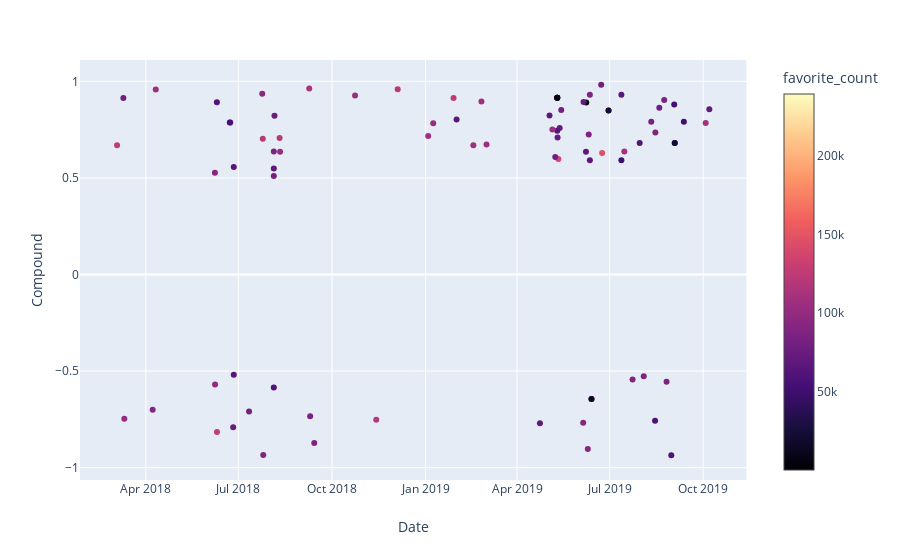

Source (notebook cell):
### Code cell
import plotly.express as px
import plotly.graph_objects as go

fig = px.scatter(df_china, x="Date", 
                 y="Compound",
                 color="favorite_count", 
                 color_continuous_scale='Magma',
                 hover_data=["text"])
fig.show()

### Figure 1 — Plotly figure (JSON) as saved in the notebook; plotly's stock layout.template omitted (floating-point values rounded to 4 significant figures)
{"data": [{"customdata": [[".@60Minutes “forgot” to report that we are helping the great farmers of the USA to the tune of 28 Billion Dollars for the last two years paid for out of Tariffs paid to the United States by China for targeting the farmer. They devalued their currency therefore paying the cost!"], ["The U.S. won a $7.5 Billion award from the World Trade Organization against the European Union who has for many years treated the USA very badly on Trade due to Tariffs Trade Barriers and more. This case going on for years a nice victory!"], ["....on October 1st we have agreed as a gesture of good will to move the increased Tariffs on 250 Billion Dollars worth of goods (25% to 30%) from October 1st to October 15th."], ["“Brazil will allow more American Ethanol to enter the country without Tariffs a decision that Brazilian mills are celebrating. The seemingly counter-intuitive reaction stems from the tone of ongoing negotiations between the South American nation and the U.S. for a..."], ["“Brazil will allow more American Ethanol to enter the country without Tariffs a decision that Brazilian mills are celebrating. The seemingly counter-intuitive reaction stems from the tone of ongoing negotiations between the South American nation and the U.S. for a...."], ["“When you put everything together the pro growth Tax &amp; Regulation Cuts help to retrain workers the Tariffs which encourage manufacturers to come back to America along with President Trumps tough approach on immigration (strong stance on illegals promoting Merit Based) it..."], ["If the Fed would cut we would have one of the biggest Stock Market increases in a long time. Badly run and weak companies are smartly blaming these small Tariffs instead of themselves for bad management...and who can really blame them for doing that? Excuses!"], ["In France we are all laughing at how knowingly inaccurate the U.S. reporting of events and conversations at the G-7 is. These Leaders and many others are getting a major case study of Fake News at it’s finest! They’ve got it all wrong from Iran to China Tariffs to Boris!"], ["....your companies HOME and making your products in the USA. I will be responding to China’s Tariffs this afternoon. This is a GREAT opportunity for the United States. Also I am ordering all carriers including Fed Ex Amazon UPS and the Post Office to SEARCH FOR &amp; REFUSE...."], ["Our economy is the best in the world by far. Lowest unemployment ever within almost all categories. Poised for big growth after trade deals are completed. Import prices down China eating Tariffs. Helping targeted Farmers from big Tariff money coming in. Great future for USA!"], ["Good things were stated on the call with China the other day. They are eating the Tariffs with the devaluation of their currency and “pouring” money into their system. The American consumer is fine with or without the September date but much good will come from the short....."], ["“So far you’ve had Tariffs imposed on 300 Billion Dollars worth of Chinese products but you can’t tell me that it has hurt our economy...&amp; it really hasn’t led to any kind of serious rise in prices at the consumer level.” @Varneyco  @FoxBusiness  And we are taking in $Billions!"], ["China wants to make a deal so badly. Thousands of companies are leaving because of the Tariffs they must stem the flow. At the same time China may be hoping for a Democrat to win so they could continue the great ripoff of America &amp; the theft of hundreds of Billions of $’s!"], ["Countries are coming to us wanting to negotiate REAL trade deals not the one sided horror show deals made by past administrations. They don’t want to be targeted for Tariffs by the U.S."], ["China has lost 5 million jobs and two million manufacturing jobs due to the Trump Tariffs. Trumps got China back on its heels and the United States is doing great. @AndyPuzder @MariaBartiromo"], ["....Tariffs Remittance Fees or all of the above. Guatemala has not been good. Big U.S. taxpayer dollars going to them was cut off by me 9 months ago."], ["China’s 2nd Quarter growth is the slowest it has been in more than 27 years. The United States Tariffs are having a major effect on companies wanting to leave China for non-tariffed countries. Thousands of companies are leaving. This is why China wants to make a deal...."], ["....companies to come to the USA and to get companies that have left us for other lands to COME BACK HOME. We  stupidly lost 30% of our auto business to Mexico. If the Tariffs went on at the higher level they would all come back and fast. But very happy with the deal I made..."], ["When you are the big “piggy bank” that other countries have been ripping off for years (to a level that is not to be believed) Tariffs are a great negotiating tool a great revenue producer and  most importantly a powerful way to get......"], ["I had a great meeting with President Xi of China yesterday far better than expected. I agreed not to increase the already existing Tariffs that we charge China while we continue to negotiate. China has agreed that during the negotiation they will begin purchasing large....."], ["I had a great meeting with President Xi of China yesterday far better than expected. I agreed not to increase the already existing Tariffs that we charge China while we continue to negotiate. China has agreed that during the negotiation they will begin purchasing large......"], ["When our Country had no debt and built everything from Highways to the Military with CASH we had a big system of Tariffs. Now we allow other countries to steal our wealth treasure and jobs - But no more! The USA is doing great with unlimited upside into the future!"], ["I am at Camp David working on many things including Iran! We have a great Economy Tariffs have been very helpful both with respect to the huge Dollars coming IN &amp; on helping to make good Trade Deals. The Dow heading to BEST June in 80 years! Stock Market BEST June in 50 years!"], ["“Biden would be China’s Dream Candidate because there would be no more Tariffs no more demands that China stop stealing our IP things would go back to the old days with America’s manufacturers &amp; workers getting shafted. He has Zero Credibility!” @IngrahamAngle  So true!"], ["“Biden would be America’s Dream Candidate because there would be no more Tariffs no more demands that China stop stealing our IP things would go back to the old days with America’s manufacturers &amp; workers getting shafted. He has Zero Credibility!” @IngrahamAngle  So true!"], ["...Companies to come to the U.S.A and to get companies that have left us for other lands to come back home. We stupidly lost 30% of our auto business to Mexico. If the Tariffs went on at the higher level they would all come back and pass. But very happy with the deal I made..."], ["Maria Dagan Steve Stuart V - When you are the big “piggy bank” that other countries have been ripping off for years (to a level that is not to be believed) Tariffs are a great negotiating tool a great revenue producers and  most importantly a powerful way to get......"], ["....We do not anticipate a problem with the vote but if for any reason the approval is not forthcoming Tariffs will be reinstated!"], [".....there is not we can always go back to our previous very profitable position of Tariffs - But I don’t believe that will be necessary. The Failing @nytimes &amp; ratings challenged @CNN will do anything possible to see our Country fail! They are truly The Enemy of the People!"], ["I am pleased to inform you that The United States of America has reached a signed agreement with Mexico. The Tariffs scheduled to be implemented by the U.S. on Monday against Mexico are hereby indefinitely suspended. Mexico in turn has agreed to take strong measures to...."], ["I am pleased to inform you that The United States of America has reached a signed agreement with Mexico. The Tariffs scheduled to be implemented by the U.S. on Monday against Mexico are hereby indefinitely suspended. Mexico in turn has agreed to take strong measures to......"], ["If we are able to make the deal with Mexico &amp; there is a good chance that we will they will begin purchasing Farm &amp; Agricultural products at very high levels starting immediately. If we are unable to make the deal Mexico will begin paying Tariffs at the 5% level on Monday!"], ["“House Republicans support the President on Tariffs with Mexico all the way &amp; that makes any measure the President takes on the Border totally Veto proof. Why wouldn’t you as Republicans support him when that will allow our President to make a better deal.” Thank you @GOPLeader"], ["Can you imagine Cryin’ Chuck Schumer saying out loud for all to hear that I am bluffing with respect to putting Tariffs on Mexico. What a Creep. He would rather have our Country fail with drugs &amp; Immigration than give Republicans a win. But he gave Mexico bad advice no bluff!"], ["In one year Tariffs have rebuilt our Steel Industry - it is booming! We placed a 25% Tariff on “dumped” steel from China &amp; other countries and we now have a big and growing industry. We had to save Steel for our defense and auto industries both of which are coming back strong!"], ["....We will then spend (match or better) the money that China may no longer be spending with our Great Patriot Farmers (Agriculture) which is a small percentage of total Tariffs received and distribute the food to starving people in nations around the world! GREAT! #MAGA"], ["Such an easy way to avoid Tariffs? Make or produce your goods and products in the good old USA. It’s very simple!"], ["....into the future will continue. In the meantime the United States has imposed Tariffs on China which may or may not be removed depending on what happens with respect to future negotiations!"], ["Tariffs will make our Country MUCH STRONGER not weaker. Just sit back and watch! In the meantime China should not renegotiate deals with the U.S. at the last minute. This is not the Obama Administration or the Administration of Sleepy Joe who let China get away with “murder!”"], ["Tariffs will bring in FAR MORE wealth to our Country than even a phenomenal deal of the traditional kind. Also much easier &amp; quicker to do. Our Farmers will do better faster and starving nations can now be helped. Waivers on some products will be granted or go to new source!"], ["Tariffs will bring in FAR MORE wealth to our Country than even a phenomenal deal of the traditional kind. Also much easier &amp; quicker to do. Our Farmers will do better faster and starving nations can now be helped. Waivers on some products will be granted or go to new source!"], ["Tariffs will bring in FAR MORE wealth to our Country than even a phenomenal deal of the traditional kind. Also much easier &amp; quicker to do. Our Farmers will do better faster and starving nations can now be helped. Waivers on some products will be granted or go to new source!"], ["Tariffs will bring in FAR MORE wealth to our country than even a phenomenal deal of the traditional kind. Also much easier &amp; quicker to do. Our Farmers will do better faster and starving nations can now be helped. Waivers on some products will be granted or go to new source!"], ["....Guess what that’s not going to happen! China has just informed us that they (Vice-Premier) are now coming to the U.S. to make a deal. We’ll see but I am very happy with over $100 Billion a year in Tariffs filling U.S. coffers...great for U.S. not good for China!"], ["For 10 months China has been paying Tariffs to the USA of 25% on 50 Billion Dollars of High Tech and 10% on 200 Billion Dollars of other goods. These payments are partially responsible for our great economic results. The 10% will go up to 25% on Friday. 325 Billions Dollars...."], ["Congrats to @U_S_Steel for investing $1+ BILLION in America's most INNOVATIVE steel mill. 232 Tariffs make Pennsylvania and USA more prosperous/secure by bringing Steel and Aluminum industries BACK. Tariffs are working. Pittsburgh is again The Steel City. USA Economy is BOOMING! https://t.co/XPXjxli6uc"], ["“Harley Davidson has struggled with Tariffs with the EU currently paying 31%. They’ve had to move production overseas to try and offset some of that Tariff that they’ve been hit with which will rise to 66% in June of 2021.” @MariaBartiromo So unfair to U.S. We will Reciprocate!"], ["....and I did not increase their second traunch of Tariffs to 25% on March 1st. This is very important for our great farmers - and me!"], ["....productive talks I will be delaying the U.S. increase in tariffs now scheduled for March 1. Assuming both sides make additional progress we will be planning a Summit for President Xi and myself at Mar-a-Lago to conclude an agreement. A very good weekend for U.S. &amp; China!"], ["Trade negotiators have just returned from China where the meetings on Trade were very productive. Now at meetings with me at Mar-a-Lago giving the details. In the meantime Billions of Dollars are being paid to the United States by China in the form of Trade Tariffs!"], ["China’s top trade negotiators are in the U.S. meeting with our representatives. Meetings are going well with good intent and spirit on both sides. China does not want an increase in Tariffs and feels they will do much better if they make a deal. They are correct. I will be......"], ["Tariffs on the “dumping” of Steel in the United States have totally revived our Steel Industry. New and expanded plants are happening all over the U.S. We have not only saved this important industry but created many jobs. Also billions paid to our treasury. A BIG WIN FOR U.S."], ["“The President is the biggest and best supporter of the Steel Industry in many years. We are now doing really well. The Tariffs let us compete. Was unfair that the Steel Industry lost its jobs to unfair trade laws. Very positive outcome.” Mark Glyptis United Steelworkers"], ["The United States Treasury has taken in MANY billions of dollars from the Tariffs we are charging China and other countries that have not treated us fairly. In the meantime we are doing well in various Trade Negotiations currently going on. At some point this had to be done!"], ["....I am a Tariff Man. When people or countries come in to raid the great wealth of our Nation I want them to pay for the privilege of doing so. It will always be the best way to max out our economic power. We are right now taking in $billions in Tariffs. MAKE AMERICA RICH AGAIN"], ["On Trade France makes excellent wine but so does the U.S. The problem is that France makes it very hard for the U.S. to sell its wines into France and charges big Tariffs whereas the U.S. makes it easy for French wines and charges very small Tariffs. Not fair must change!"], ["Billions of dollars are and will be coming into United States coffers because of Tariffs. Great also for negotiations - if a country won’t give us a fair Trade Deal we will institute Tariffs on them. Used or not jobs and businesses will be created. U.S. respected again!"], ["The Wall Street Journal has it wrong we are under no pressure to make a deal with China they are under pressure to make a deal with us. Our markets are surging theirs are collapsing. We will soon be taking in Billions in Tariffs &amp; making products at home. If we meet we meet?"], ["“Ford has abruptly killed a plan to sell a Chinese-made small vehicle in the U.S. because of the prospect of higher U.S. Tariffs.” CNBC.  This is just the beginning. This car can now be BUILT IN THE U.S.A. and Ford will pay no tariffs!"], ["Apple prices may increase because of the massive Tariffs we may be imposing on China - but there is an easy solution where there would be ZERO tax and indeed a tax incentive. Make your products in the United States instead of China. Start building new plants now. Exciting! #MAGA"], ["Deal with Mexico is coming along nicely. Autoworkers and farmers must be taken care of or there will be no deal. New President of Mexico has been an absolute gentleman. Canada must wait. Their Tariffs and Trade Barriers are far too high. Will tax cars if we can’t make a deal!"], ["I have just authorized a doubling of Tariffs on Steel and Aluminum with respect to Turkey as their currency the Turkish Lira slides rapidly downward against our very strong Dollar! Aluminum will now be 20% and Steel 50%. Our relations with Turkey are not good at this time!"], ["Tariffs are working big time. Every country on earth wants to take wealth out of the U.S. always to our detriment. I say as they comeTax them. If they don’t want to be taxed let them make or build the product in the U.S. In either event it means jobs and great wealth....."], ["....China which is for the first time doing poorly against us is spending a fortune on ads and P.R. trying to convince and scare our politicians to fight me on Tariffs- because they are really hurting their economy. Likewise other countries. We are Winning but must be strong!"], ["....Tariffs will make our country much richer than it is today. Only fools would disagree. We are using them to negotiate fair trade deals and if countries are still unwilling to negotiate they will pay us vast sums of money in the form of Tariffs. We win either way......"], ["....Tariffs have had a tremendous positive impact on our Steel Industry. Plants are opening all over the U.S. Steelworkers are working again and big dollars are flowing into our Treasury. Other countries use Tariffs against but when we use them foolish people scream!"], ["Tariffs are working far better than anyone ever anticipated. China market has dropped 27% in last 4months and they are talking to us. Our market is stronger than ever and will go up dramatically when these horrible Trade Deals are successfully renegotiated. America First......."], ["Every time I see a weak politician asking to stop Trade talks or the use of Tariffs to counter unfair Tariffs I wonder what can they be thinking? Are we just going to continue and let our farmers and country get ripped off?  Lost $817 Billion on Trade last year. No weakness!"], ["The European Union is coming to Washington tomorrow to negotiate a deal on Trade. I have an idea for them. Both the U.S. and the E.U. drop all Tariffs Barriers and Subsidies! That would finally be called Free Market and Fair Trade! Hope they do it we are ready - but they won’t!"], ["Tariffs are the greatest! Either a country which has treated the United States unfairly on Trade negotiates a fair deal or it gets hit with Tariffs. It’s as simple as that - and everybody’s talking! Remember we are the “piggy bank” that’s being robbed. All will be Great!"], ["I am in Brussels but always thinking about our farmers. Soy beans fell 50% from 2012 to my election. Farmers have done poorly for 15 years. Other countries’ trade barriers and tariffs have been destroying their businesses. I will open..."], ["....We are getting other countries to reduce and eliminate tariffs and trade barriers that have been unfairly used for years against our farmers workers and companies. We are opening up closed markets and expanding our footprint. They must play fair or they will pay tariffs!"], ["Early this year Harley-Davidson said they would move much of their plant operations in Kansas City to Thailand. That was long before Tariffs were announced. Hence they were just using Tariffs/Trade War as an excuse. Shows how unbalanced &amp; unfair trade is but we will fix it....."], ["Surprised that Harley-Davidson of all companies would be the first to wave the White Flag. I fought hard for them and ultimately they will not pay tariffs selling into the E.U. which has hurt us badly on trade down $151 Billion. Taxes just a Harley excuse - be patient!  #MAGA"], ["Based on the Tariffs and Trade Barriers long placed on the U.S. &amp; its great companies and workers by the European Union if these Tariffs and Barriers are not soon broken down and removed we will be placing a 20% Tariff on all of their cars coming into the U.S. Build them here!"], ["Based on the Tariffs and Trade Barriers long placed on the U.S. and it great companies and workers by the European Union if these Tariffs and Barriers are not soon broken down and removed we will be placing a 20% Tariff on all of their cars coming into the U.S. Build them here!"], ["PM Justin Trudeau of Canada acted so meek and mild during our @G7 meetings only to give a news conference after I left saying that “US Tariffs were kind of insulting” and he “will not be pushed around.” Very dishonest &amp; weak. Our Tariffs are in response to his of 270% on dairy!"], ["Just left the @G7 Summit in beautiful Canada. Great meetings and relationships with the six Country Leaders especially since they know I cannot allow them to apply large Tariffs and strong barriers to..."], ["Why isn’t the European Union and Canada informing the public that for years they have used massive Trade Tariffs and non-monetary Trade Barriers against the U.S. Totally unfair to our farmers workers &amp; companies. Take down your tariffs &amp; barriers or we will more than match you!"], ["Please tell Prime Minister Trudeau and President Macron that they are charging the U.S. massive tariffs and create non-monetary barriers. The EU trade surplus with the U.S. is $151 Billion and Canada keeps our farmers and others out. Look forward to seeing them tomorrow."], ["Very thankful for President Xi of China’s kind words on tariffs and automobile barriers...also his enlightenment on intellectual property and technology transfers. We will make great progress together!"], ["The United States hasn’t had a Trade Surplus with China in 40 years. They must end unfair trade take down barriers and charge only Reciprocal Tariffs. The U.S. is losing $500 Billion a year and has been losing Billions of Dollars for decades. Cannot continue!"], ["The European Union wonderful countries who treat the U.S. very badly on trade are complaining about the tariffs on Steel &amp; Aluminum. If they drop their horrific barriers &amp; tariffs on U.S. products going in we will likewise drop ours. Big Deficit. If not we Tax Cars etc. FAIR!"], ["Spoke to PM @TurnbullMalcolm of Australia. He is committed to having a very fair and reciprocal military and trade relationship. Working very quickly on a security agreement so we don’t have to impose steel or aluminum tariffs on our ally the great nation of Australia!"], ["If the E.U. wants to further increase their already massive tariffs and barriers on U.S. companies doing business there we will simply apply a Tax on their Cars which freely pour into the U.S. They make it impossible for our cars (and more) to sell there. Big trade imbalance!"]], "hoverlabel": {"namelength": 0}, "hovertemplate": "Date=%{x}<br>Compound=%{y}<br>text=%{customdata[0]}<br>favorite_count=%{marker.color}", "legendgroup": "", "marker": {"color": [71366, 109082, 51280, 67742, 21596, 53145, 58890, 86619, 84028, 77659, 88976, 57647, 82161, 87729, 60853, 88299, 109074, 49450, 66110, 105031, 22759, 144498, 78495, 66179, 12873, 68075, 86255, 86915, 91287, 239263, 7515, 67643, 71555, 93681, 80684, 73758, 137442, 71964, 62384, 68357, 2015, 171, 7112, 78953, 103580, 67890, 70525, 104452, 106320, 107768, 67216, 125958, 102601, 106376, 122159, 119923, 103218, 87737, 84225, 112546, 101159, 122264, 75150, 69589, 81002, 61221, 86527, 88799, 121472, 94195, 81131, 64592, 64499, 73870, 84433, 55360, 126724, 60203, 98572, 92673, 106429, 90487, 99649, 78494, 124849], "coloraxis": "coloraxis", "symbol": "circle"}, "mode": "markers", "name": "", "showlegend": false, "type": "scatter", "x": ["2019-10-06T23:54:00", "2019-10-03T10:00:00", "2019-09-11T23:17:00", "2019-09-03T02:37:00", "2019-09-02T21:58:00", "2019-09-02T11:36:00", "2019-08-30T14:10:00", "2019-08-25T23:10:00", "2019-08-23T14:59:00", "2019-08-18T19:24:00", "2019-08-14T22:32:00", "2019-08-14T15:51:00", "2019-08-10T21:58:00", "2019-08-03T12:41:00", "2019-07-30T12:40:00", "2019-07-23T12:23:00", "2019-07-15T10:43:00", "2019-07-12T12:48:00", "2019-07-12T12:48:00", "2019-06-29T22:32:00", "2019-06-29T21:22:00", "2019-06-23T14:46:00", "2019-06-22T16:55:00", "2019-06-13T03:50:00", "2019-06-13T03:07:00", "2019-06-11T13:12:00", "2019-06-11T12:50:00", "2019-06-10T10:31:00", "2019-06-09T12:26:00", "2019-06-08T00:31:00", "2019-06-08T00:25:00", "2019-06-07T17:16:00", "2019-06-05T08:20:00", "2019-06-05T00:04:00", "2019-05-14T10:15:00", "2019-05-12T21:06:00", "2019-05-11T13:55:00", "2019-05-10T19:14:00", "2019-05-10T11:48:00", "2019-05-10T11:46:00", "2019-05-10T11:22:00", "2019-05-10T11:22:00", "2019-05-10T10:53:00", "2019-05-08T12:48:00", "2019-05-05T16:08:00", "2019-05-02T21:33:00", "2019-04-23T11:04:00", "2019-03-01T23:08:00", "2019-02-24T22:50:00", "2019-02-17T00:17:00", "2019-01-31T12:41:00", "2019-01-28T13:16:00", "2019-01-08T13:13:00", "2019-01-03T14:52:00", "2018-12-04T15:03:00", "2018-11-13T13:07:00", "2018-10-23T16:43:00", "2018-09-13T14:15:00", "2018-09-09T13:49:00", "2018-09-08T15:45:00", "2018-08-10T23:12:00", "2018-08-10T12:47:00", "2018-08-05T11:59:00", "2018-08-04T20:03:00", "2018-08-04T19:58:00", "2018-08-04T19:53:00", "2018-08-04T19:47:00", "2018-07-25T11:01:00", "2018-07-25T00:08:00", "2018-07-24T11:29:00", "2018-07-11T12:40:00", "2018-06-26T11:25:00", "2018-06-26T11:16:00", "2018-06-25T21:28:00", "2018-06-23T00:34:00", "2018-06-22T14:25:00", "2018-06-09T23:04:00", "2018-06-09T20:56:00", "2018-06-08T02:15:00", "2018-06-07T22:04:00", "2018-04-10T18:30:00", "2018-04-07T18:03:00", "2018-03-10T21:29:00", "2018-03-09T22:48:00", "2018-03-03T17:53:00"], "xaxis": "x", "y": [0.8553, 0.7845, 0.7906, 0.6808, 0.6808, 0.8807, -0.9358, -0.555, 0.9029, 0.8634, 0.7351, -0.7566, 0.7906, -0.5267, 0.6808, -0.5432, 0.6369, 0.5913, 0.9309, 0.8496, 0.8496, 0.629, 0.9825, -0.6449, -0.6449, 0.5913, 0.9309, 0.7245, -0.904, 0.891, 0.891, 0.636, 0.8934, -0.7678, 0.8513, 0.7592, 0.5983, 0.7088, 0.7448, 0.9156, 0.9156, 0.9156, 0.9156, 0.6078, 0.7506, 0.8233, -0.7706, 0.6729, 0.8953, 0.6696, 0.8029, 0.9141, 0.7837, 0.7177, 0.9597, -0.7524, 0.9273, -0.872, -0.7345, 0.9628, 0.636, 0.7069, 0.8225, 0.5492, 0.5106, -0.5848, 0.6369, -0.9343, 0.7028, 0.9357, -0.7096, 0.5562, -0.5187, -0.7903, 0.7873, 0.7873, -0.8151, 0.8918, -0.5697, 0.5267, 0.9577, -0.6996, -0.747, 0.9144, 0.6696], "yaxis": "y"}], "layout": {"autosize": true, "coloraxis": {"colorbar": {"title": {"text": "favorite_count"}}, "colorscale": [[0, "#000004"], [0.1111, "#180f3d"], [0.2222, "#440f76"], [0.3333, "#721f81"], [0.4444, "#9e2f7f"], [0.5556, "#cd4071"], [0.6667, "#f1605d"], [0.7778, "#fd9668"], [0.8889, "#feca8d"], [1, "#fcfdbf"]]}, "legend": {"tracegroupgap": 0}, "margin": {"t": 60}, "xaxis": {"anchor": "y", "autorange": true, "domain": [0, 0.98], "range": ["2018-01-28 14:02:47.8513", "2019-11-10 03:44:12.1487"], "title": {"text": "Date"}, "type": "date"}, "yaxis": {"anchor": "x", "autorange": true, "domain": [0, 1], "range": [-1.062, 1.109], "title": {"text": "Compound"}, "type": "linear"}}}
